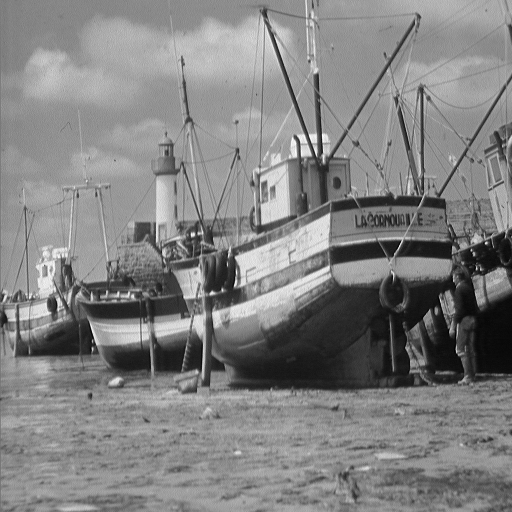
#> input picture testpics/boat.png, 512 x 512 px, found by its file name
$ python lmafit.py
#> lines starting #> are read from the running program, lines starting #| are printed output that depends on the picture
#!/usr/local/bin/python3.6

import imageio
import copy
import numpy as np
import matplotlib.pyplot as plt
from scipy.linalg import qr

PICDIR = '/home/david/dev/vnmrjpy/testpics'

class LMaFit():

    def __init__(self,zfdata,fitpars=None):

        (m,n) = zfdata.shape
        if fitpars == None:
            k = 2
            tol = 1.25e-5
            maxit = 500
            rank_strategy = 'increase'

        datanrm = np.max([1,np.linalg.norm(zfdata,'fro')])
        objv = np.zeros(maxit)
        RR = np.ones(maxit)
        # init
        Z = zfdata
        X = np.zeros((m,k))
        Y = np.eye(k,n)
        Res = zfdata
        res = datanrm
        reschg_tol = 0.5*tol
        # parameters for alf
        alf = 0
        increment = 0.1
        #rank estimation parameters
        itr_rank = 0
        minitr_reduce_rank = 5
        maxitr_reduce_rank = 50
        tau_limit = 10
        rank_incr = 3
        rank_max = 50

        datamask = copy.deepcopy(zfdata)
        datamask[datamask != 0] = 1

        self.initpars = (zfdata,m,n,k,tol,maxit,rank_strategy,datanrm,objv,\
                        RR,Z,X,Y,Res,res,reschg_tol,alf,increment,itr_rank,\
                        minitr_reduce_rank,maxitr_reduce_rank,tau_limit,\
                        datamask,rank_incr,rank_max)

    def solve_mc(self):

        def rank_check(R,reschg,tol):

            diag = np.diag(R)
            d_hat = [diag[i]/diag[i+1] for i in range(len(diag)-1)]
            tau = (len(diag)-1)*max(d_hat)/(sum(d_hat)-max(d_hat))

            if reschg < 10*tol:
                ind_string = 'increase'
            else:
                ind_string = 'stay'
            return ind_string

        def increase_rank(X,Y,Z,rank_incr,rank_max):

            k = X.shape[1]
            k_new = min(k+rank_incr,rank_max)

            m = X.shape[0]
            n = Y.shape[1]
            X_new = np.zeros((m,k_new))
            Y_new = np.eye(k_new,n)
            X_new[:,:k] = X
            Y_new[:k,:] = Y
            Z_new = X.dot(Y)
            #print('new rank {}'.format(k_new))
            return X_new, Y_new, Z_new

        # -------------------INIT------------------------

        (zfdata,m,n,k,tol,maxit,rank_strategy,datanrm,objv,\
        RR,Z,X,Y,Res,res,reschg_tol,alf,increment,itr_rank,\
        minitr_reduce_rank,maxitr_reduce_rank,tau_limit,\
                    datamask, rank_incr,rank_max) = self.initpars

        # --------------MAIN ITERATION--------------------

        for iter_ in range(maxit):
            itr_rank += 1

            X0 = copy.deepcopy(X)
            Y0 = copy.deepcopy(Y)
            Res0 = copy.deepcopy(Res)
            res0 = copy.deepcopy(res)
            Z0 = copy.deepcopy(Z)
            X = Z.dot(Y.T)
            X_to_qr = copy.deepcopy(X)
            X, R, P = qr(X_to_qr,pivoting=True,mode='economic')
            Y = X.T.dot(Z)
            Z = X.dot(Y)
            Res = np.multiply(zfdata-Z,datamask)
            res = np.linalg.norm(Res,'fro')
            relres = res / datanrm
            ratio = res / res0
            reschg = np.abs(1-res/res0)
            RR[iter_] = ratio
            # adjust alf
            if ratio >= 1.0:
                increment = np.max([0.1*alf,0.1*increment])
                X = copy.deepcopy(X0)
                Y = copy.deepcopy(Y0)
                Res = copy.deepcopy(Res0)
                res = copy.deepcopy(res0)
                relres = res / datanrm
                alf = 0
                Z = copy.deepcopy(Z0)
            elif ratio > 0.7:
                increment = max(increment,0.25*alf)
                alf = alf + increment
            objv[iter_] = relres
            # check stopping
            if ((reschg < reschg_tol) and ((itr_rank > minitr_reduce_rank) \
                                    or (relres < tol))):
                print('Stopping crit achieved')
                break

            # rank adjustment
            rankadjust = rank_check(R,reschg,tol)
            if rankadjust == 'increase':
                X,Y,Z = increase_rank(X,Y,Z,rank_incr,rank_max)

            Zknown = zfdata + alf*Res
            Z = Z - np.multiply(Z,datamask) + Zknown

        obj = objv[:iter_]

        return X, Y, [obj, RR, iter_, relres, reschg]


# -----------------------TESTING----------------------------------------------

def plot_test_data(images2d):

    n = len(images2d)
    for num, img in enumerate(images2d):
        plt.subplot(1,n,num+1)
        plt.imshow(img,cmap='gray',vmin=0,vmax=255)
    plt.show()

def make_test_data():
    #a = np.array([np.sin(i/3) for i in range(100)])
    #b = np.array([np.sin(i/3) for i in range(100)])
    a = np.array([i for i in range(100)])
    b = np.array([i/3 for i in range(100)])
    A = np.outer(a,b)
    mask = np.random.rand(A.shape[0],A.shape[1])
    mask[mask >= 0.5] = 1
    mask[mask < 0.5] = 0
    A_masked = np.multiply(A,mask)

    return A, A_masked, mask

def load_boat():

    im = imageio.imread(PICDIR+'/boat.png')
#> im is the input picture: shape (512, 512); min 0, max 255, mean 129.7
    mask = np.random.rand(im.shape[0],im.shape[1])
    mask[mask >= 0.7] = 1
    mask[mask < 0.7] = 0
    im_masked = np.multiply(im,mask)

    return im, im_masked, mask

def lmafit_input_preproc(A_masked):
    """Preprocess masked data for LMaFit"""
    (m,n) = A_masked.shape
    vec1d = np.reshape(A_masked,(A_masked.size),order='f')
    known = np.nonzero(vec1d)[0]
    data = vec1d[known]
    return m, n, known, data

if __name__ == '__main__':

    im, im_masked, mask = load_boat()
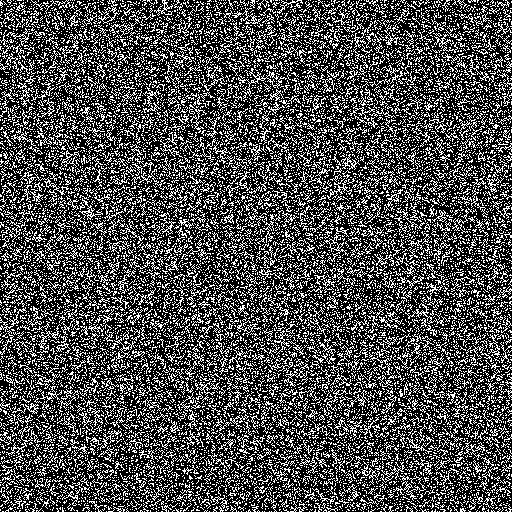
#> mask: shape (512, 512) float64; values 0 (black) and 1 (white), 30% white in thin lines or dots
    #im, im_masked, mask = make_test_data()
    slv = LMaFit(im_masked)
#> in __init__, `datanrm = np.max([1,np.linalg.norm(zfdata,'fro')])`: datanrm = 38618.9
    X, Y, out = slv.solve_mc()
#> in solve_mc, `(zfdata,m,n,k,tol,maxit,rank_strategy,datanrm,objv,\ RR,Z,X,Y,Res,res,..`: m = 512; k = 2; tol = 1.25e-05; maxit = 500; rank_strategy = 'increase'; datanrm = 38618.9; objv = 500 values from 0 to 0; RR = 500 values from 1 to 1; X = 512 pairs, first value 0 to 0, second value 0 to 0; res = 38618.9; reschg_tol = 6.25e-06; alf = 0; increment = 0.1; itr_rank = 0; minitr_reduce_rank = 5; maxitr_reduce_rank = 50; tau_limit = 10; rank_incr = 3; rank_max = 50
#> the loop in solve_mc, `for iter_ in range(maxit):` made 125 passes
#> (res0, R, P, ratio, reschg, increment) on pass 13: (8811.1, [[4.64e+09, -70136.5], [0, 71253926.4]], [0, 1], 1, 0.000119, 0.596)
#> (res0, R, P, ratio, reschg, increment) on passes 1 to 6: (38618.9, [[-1695.4, -351.2], [0, -1341.3]], [1, 0], 0.89, 0.11, 0.1), (34375.3, [[317543998.5, 226246416.4], [0, 6838513.8]], [0, 1], 0.703, 0.297, 0.1), (24154.7, [[1.24e+09, 13685305.6], [0, 11386823.4]], [0, 1], 0.714, 0.286, 0.1), (17242.4, [[2.23e+09, 257745.3], [0, 15740242.7]], [0, 1], 0.759, 0.241, 0.1), (13079.8, [[3.07e+09, -157157.8], [0, -20292049.6]], [0, 1], 0.825, 0.175, 0.1), (10790.1, [[3.68e+09, 158470.9], [0, 28683056.4]], [0, 1], 0.892, 0.108, 0.125)
#> pass 1, in solve_mc, `Res = np.multiply(zfdata-Z,datamask)`:
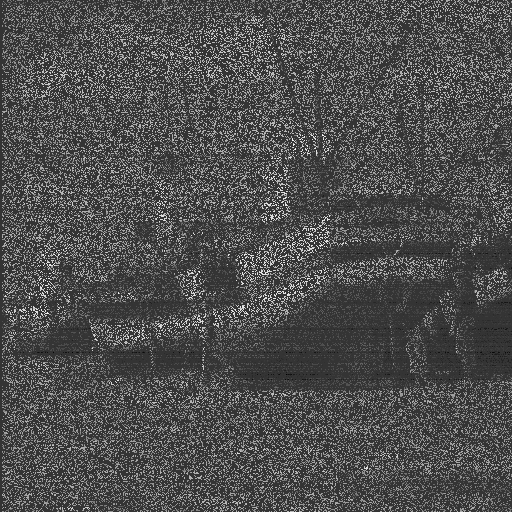
#> Res: shape (512, 512) float64; min -65.88, max 255, mean 33.5; drawn with min black and max white
#> pass 1, in solve_mc, `Z = Z - np.multiply(Z,datamask) + Zknown`:
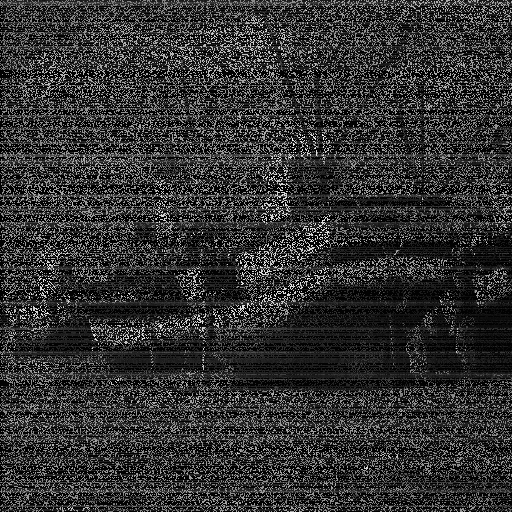
#> Z: shape (512, 512) float64; min -2.61, max 280.5, mean 54.1; drawn with min black and max white
#> after the loop in solve_mc, `for iter_ in range(maxit):`:
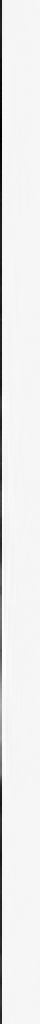
#> X_to_qr: shape (512, 20) float64 (shown 2 times larger); min -256655384.6, max 9212734.3, mean -10041747.4; drawn with min black and max white
#> after the loop in solve_mc, `for iter_ in range(maxit):`:
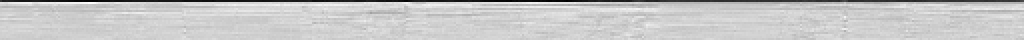
#> Y: shape (20, 512) float64 (shown 2 times larger); min -3533.9, max 791.9, mean -152.1; drawn with min black and max white
#> after the loop in solve_mc, `for iter_ in range(maxit):`:
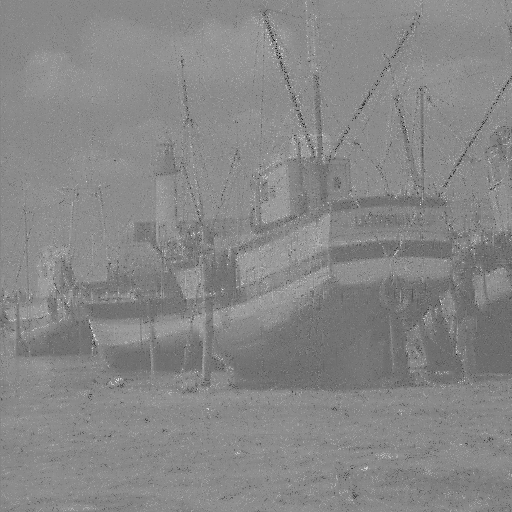
#> Z: shape (512, 512) float64; min -466.4, max 656.8, mean 129.7; drawn with min black and max white
    plot_test_data([im, im_masked, mask, X.dot(Y)])
#> the loop in plot_test_data, `for num, img in enumerate(images2d):` made 4 passes
#> in plot_test_data, `plt.show()`:
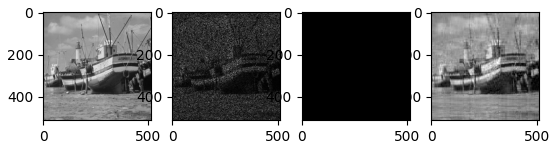
#> figure drawn by matplotlib, 4 panels

    print('Estimated rank : {}'.format(X.shape[1]))
#| Estimated rank : 20
